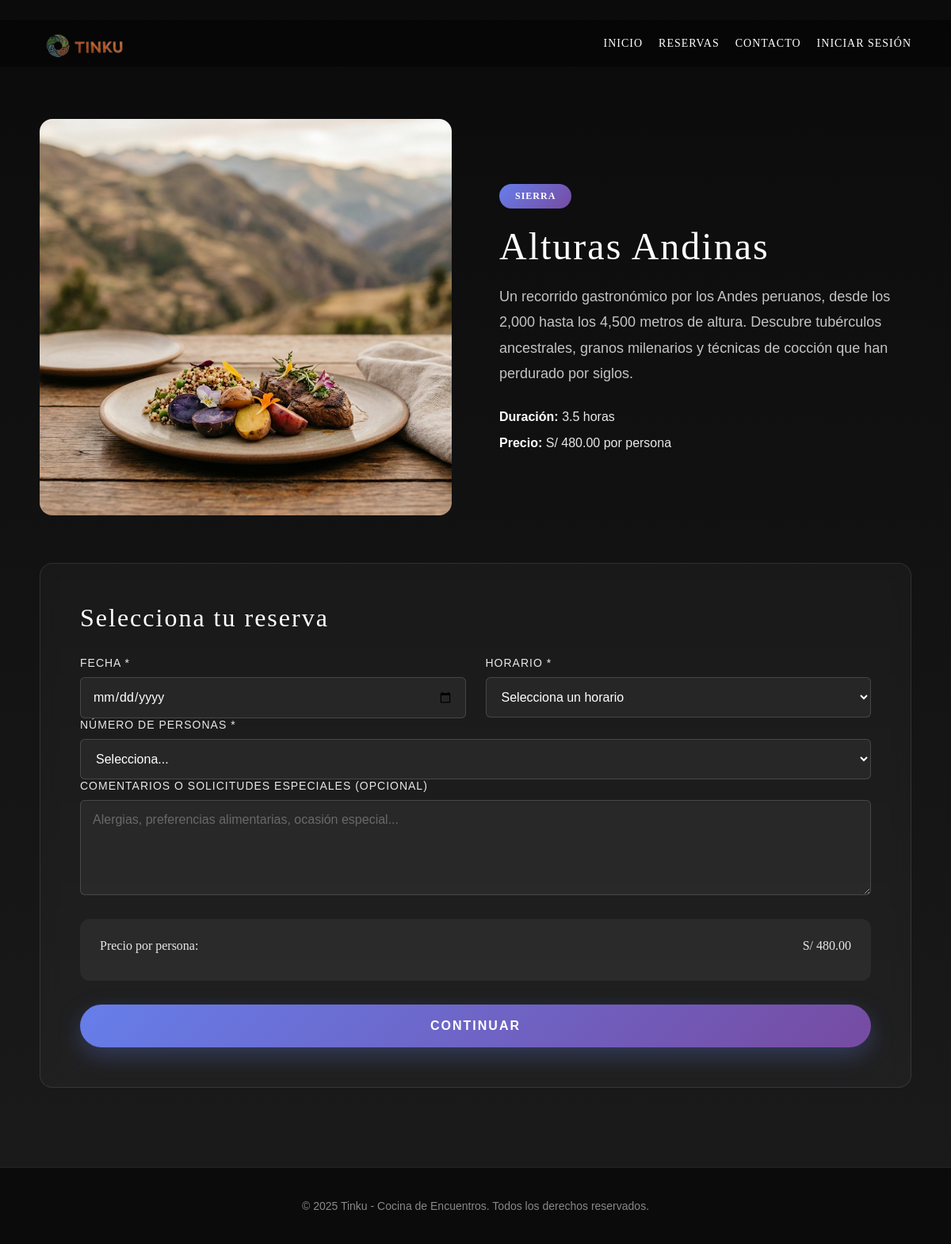
Page /reservas.php?action=seleccionar&id=2 on the committed database.
### tables this page shows
CREATE TABLE IF NOT EXISTS experiencias (
    id INT AUTO_INCREMENT PRIMARY KEY,
    nombre VARCHAR(200) NOT NULL,
    region VARCHAR(50) NOT NULL,
    descripcion_corta TEXT NOT NULL,
    descripcion_larga TEXT NOT NULL,
    precio DECIMAL(10,2) NOT NULL,
    duracion VARCHAR(50) NOT NULL,
    imagen VARCHAR(255) NOT NULL,
    disponible TINYINT(1) DEFAULT 1,
    fecha_creacion TIMESTAMP DEFAULT CURRENT_TIMESTAMP
);

### aplicacion/controladores/ReservasControlador.php (called while the page is built, shortened)
<?php
class ReservasControlador
{
    public function seleccionar()
    {
        $experiencia_id = $_GET['id'] ?? null;
        require_once RUTA_MODELOS . 'Experiencia.php';
        $experienciaModelo = new Experiencia();
        $experiencia = $experienciaModelo->obtenerPorId($experiencia_id);
        require_once RUTA_VISTAS . 'reservas/seleccionar.php';
    }
}
?>

### configuracion/basedatos.php (called while the page is built, shortened)
<?php
class BaseDatos {
    private static $conexion = null;
    public static function conectar() {
        if (self::$conexion == null) {
            try {
                self::$conexion = new PDO(
                    "mysql:host=" . DB_HOST . ";dbname=" . DB_NAME,
                    DB_USER,
                    DB_PASS
                );
                self::$conexion->setAttribute(PDO::ATTR_ERRMODE, PDO::ERRMODE_EXCEPTION);
                self::$conexion->exec("SET NAMES utf8");
            } catch(PDOException $e) {
                die("Error de conexión: " . $e->getMessage());
            }
        }
        return self::$conexion;
    }
}
?>

### aplicacion/modelos/Experiencia.php (called while the page is built, shortened)
<?php
class Experiencia
{
    private $db;
    public function __construct()
    {
        $this->db = BaseDatos::conectar();
    }
    public function obtenerPorId($id)
    {
        try {
            $sql = "SELECT * FROM experiencias WHERE id = :id AND disponible = 1";
            $stmt = $this->db->prepare($sql);
            $stmt->bindParam(':id', $id);
            $stmt->execute();
            return $stmt->fetch(PDO::FETCH_ASSOC);
        } catch (PDOException $e) {
            error_log("Error al obtener experiencia: " . $e->getMessage());
            return null;
        }
    }
}
?>

### aplicacion/vistas/reservas/seleccionar.php (the view, shortened to what this page needs)
<?php include RUTA_VISTAS . 'plantillas/encabezado.php'; ?>
<?php include RUTA_VISTAS . 'plantillas/navegacion.php'; ?>
<main>
    <section class="seccion-seleccion">
        <div class="seleccion-container">
            <div class="experiencia-detalle">
                <div class="detalle-imagen">
                    <img src="<?php echo $experiencia['imagen']; ?>"
                        alt="<?php echo htmlspecialchars($experiencia['nombre']); ?>"
                        onerror="this.src='publico/imagenes/placeholder.jpg'">
                </div>
                <div class="detalle-texto">
                    <span class="region-badge"><?php echo htmlspecialchars($experiencia['region']); ?></span>
                    <h1><?php echo htmlspecialchars($experiencia['nombre']); ?></h1>
                    <p class="descripcion-larga"><?php echo htmlspecialchars($experiencia['descripcion_larga']); ?></p>
                    <div class="caracteristicas">
                        <div class="caracteristica">
                            <strong>Duración:</strong> <?php echo htmlspecialchars($experiencia['duracion']); ?>
                        </div>
                        <div class="caracteristica">
                            <strong>Precio:</strong> S/ <?php echo number_format($experiencia['precio'], 2); ?> por
                            persona
                        </div>
                    </div>
                </div>
            </div>
            <div class="formulario-seleccion">
                <h2>Selecciona tu reserva</h2>
                <form method="POST" action="reservas.php?action=confirmar" id="formSeleccion">
                    <div class="form-row">
                        <div class="form-group">
                            <label for="fecha_reserva">Fecha *</label>
                            <input type="date" id="fecha_reserva" name="fecha_reserva" required
                                min="<?php echo date('Y-m-d', strtotime('+1 day')); ?>">
                        </div>
                        <div class="form-group">
                            <label for="hora_reserva">Horario *</label>
                            <select id="hora_reserva" name="hora_reserva" required>
                                <option value="">Selecciona un horario</option>
                            </select>
                        </div>
                    </div>
                    <div class="form-group">
                        <label for="num_personas">Número de Personas *</label>
                        <select id="num_personas" name="num_personas" required>
                            <option value="">Selecciona...</option>
                        </select>
                    </div>
                    <div class="form-group">
                        <label for="mensaje">Comentarios o solicitudes especiales (Opcional)</label>
                        <textarea id="mensaje" name="mensaje" rows="3"
                            placeholder="Alergias, preferencias alimentarias, ocasión especial..."></textarea>
                    </div>
                    <div class="resumen-precio">
                        <div class="precio-base">
                            <span>Precio por persona:</span>
                            <span class="monto">S/ <?php echo number_format($experiencia['precio'], 2); ?></span>
                        </div>
                    </div>
                    <button type="submit" class="btn-continuar">Continuar</button>
                </form>
            </div>
        </div>
    </section>
</main>
<?php include RUTA_VISTAS . 'plantillas/pie.php'; ?>

### publico/estilos/principal.css (style rules this page uses)
* { margin: 0; padding: 0; box-sizing: border-box; }
html, body { margin: 0; padding: 0; font-family: 'Georgia', serif; background: linear-gradient(180deg, #0b0b0b 0%, #101317 100%); color: #e8e8e8; }
img { max-width: 100%; display: block; }
main { width: 100%; }

### publico/estilos/componentes.css (style rules this page uses)
.form-group { display: flex; flex-direction: column; }
.form-group label { color: #e8e8e8; font-size: 14px; margin-bottom: 10px; font-family: 'Arial', sans-serif; text-transform: uppercase; letter-spacing: 1px; font-weight: 500; }
.form-group input, .form-group select, .form-group textarea { background: rgba(255, 255, 255, 0.05); border: 1px solid rgba(255, 255, 255, 0.15); border-radius: 6px; padding: 15px; color: #ffffff; font-size: 16px; font-family: 'Arial', sans-serif; transition: all 0.3s ease; }
.form-group input::placeholder, .form-group textarea::placeholder { color: rgba(255, 255, 255, 0.3); }
.form-group select { cursor: pointer; }
.form-group textarea { resize: vertical; min-height: 120px; }

### publico/estilos/experiencias.css (style rules this page uses)
.seccion-seleccion { background: linear-gradient(180deg, #0b0b0b 0%, #1a1a1a 100%); padding: 150px 50px 100px; min-height: 100vh; }
.seleccion-container { max-width: 1400px; margin: 0 auto; }
.experiencia-detalle { display: grid; grid-template-columns: 1fr 1fr; gap: 60px; margin-bottom: 60px; }
.detalle-imagen { border-radius: 16px; overflow: hidden; height: 500px; }
.detalle-imagen img { width: 100%; height: 100%; object-fit: cover; }
.detalle-texto { display: flex; flex-direction: column; justify-content: center; }
.region-badge { display: inline-block; background: linear-gradient(135deg, #667eea 0%, #764ba2 100%); color: white; padding: 8px 20px; border-radius: 20px; font-size: 12px; text-transform: uppercase; letter-spacing: 1px; font-weight: 600; margin-bottom: 20px; width: fit-content; }
.detalle-texto h1 { font-size: 48px; font-weight: 300; color: #ffffff; margin-bottom: 20px; letter-spacing: 2px; }
.descripcion-larga { color: #c4c4c4; font-size: 18px; line-height: 1.8; margin-bottom: 30px; font-family: 'Arial', sans-serif; }
.caracteristicas { display: flex; flex-direction: column; gap: 15px; }
.caracteristica { color: #e8e8e8; font-size: 16px; font-family: 'Arial', sans-serif; }
.caracteristica strong { color: #ffffff; }
.formulario-seleccion { background: rgba(255, 255, 255, 0.03); backdrop-filter: blur(10px); border: 1px solid rgba(255, 255, 255, 0.1); border-radius: 16px; padding: 50px; }
.formulario-seleccion h2 { font-size: 32px; font-weight: 300; color: #ffffff; margin-bottom: 30px; letter-spacing: 2px; }
.form-row { display: grid; grid-template-columns: 1fr 1fr; gap: 25px; }
.resumen-precio { background: rgba(255, 255, 255, 0.05); border-radius: 12px; padding: 25px; margin: 30px 0; }
.precio-base, .precio-total { display: flex; justify-content: space-between; align-items: center; color: #e8e8e8; font-size: 16px; margin-bottom: 10px; }
.btn-continuar { width: 100%; background: linear-gradient(135deg, #667eea 0%, #764ba2 100%); color: white; border: none; padding: 18px; font-size: 16px; font-weight: 600; text-transform: uppercase; letter-spacing: 2px; border-radius: 50px; cursor: pointer; transition: all 0.4s ease; box-shadow: 0 10px 30px rgba(102, 126, 234, 0.3); }

### rows in the picture
experiencias: imagen (picture), region "SIERRA", nombre "Alturas Andinas", descripcion_larga "Un recorrido gastronómico por los Andes peruanos, desde los 2,000 hasta los 4,500 metros de altura. Descubre tubérculos ancestrales, granos milenarios y técnicas de cocción que han perdurado por siglos.", duracion "3.5 horas", precio "480.00"
